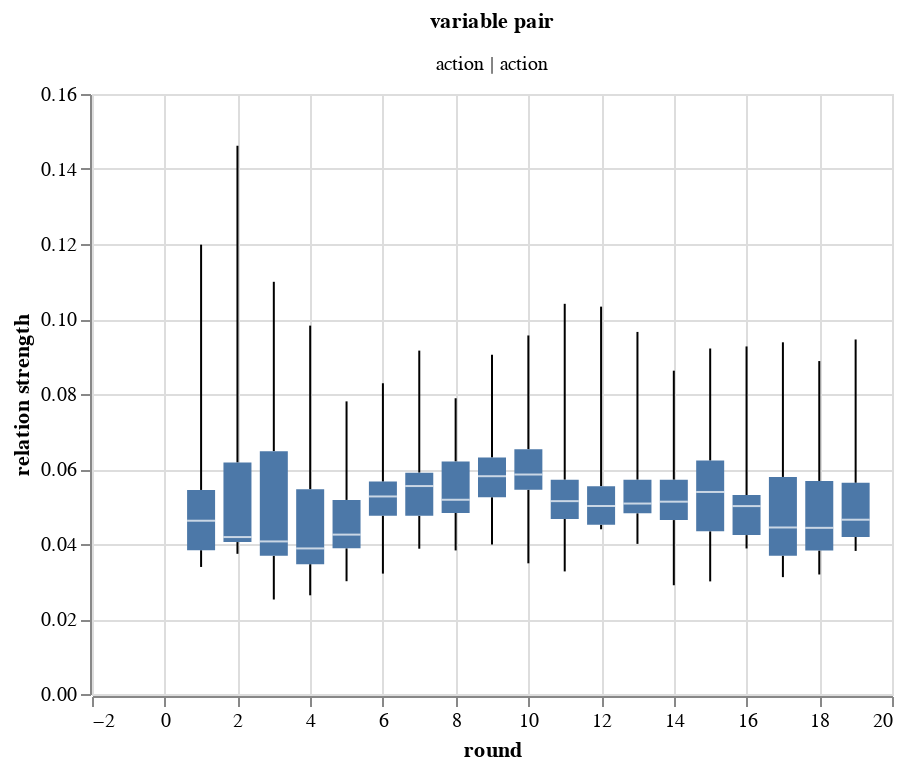

Here is the notebook cell this chart was saved with:
### Code cell
d = calc_positional_uncertaintes("models_20/log_decay/N_6_vc_3_vm_3_lr_0.001_hc_50_hm_50_cSpeakFreq_1_mActFreq_1/test_trajectories.pkl", freq=1)
alt.Chart(d).mark_boxplot(extent='min-max').encode(x='round', y='relation strength').facet(facet='variable pair', columns=3)

### Figure 1 — Vega-Lite specification as saved in the notebook (floating-point values rounded to 4 significant figures; data arrays with more than 128 entries replaced by an {"elided": "..."} marker saying what was removed)
{"config": {"view": {"continuousWidth": 400, "continuousHeight": 300}}, "data": {"name": "data-ddc01c840461a1b00e7febe438b64bcf"}, "facet": {"field": "variable pair", "type": "nominal"}, "spec": {"mark": {"type": "boxplot", "extent": "min-max"}, "encoding": {"x": {"field": "round", "type": "quantitative"}, "y": {"field": "relation strength", "type": "quantitative"}}}, "columns": 3, "$schema": "https://vega.github.io/schema/vega-lite/v4.17.0.json", "datasets": {"data-ddc01c840461a1b00e7febe438b64bcf": {"elided": "190 records"}}}
